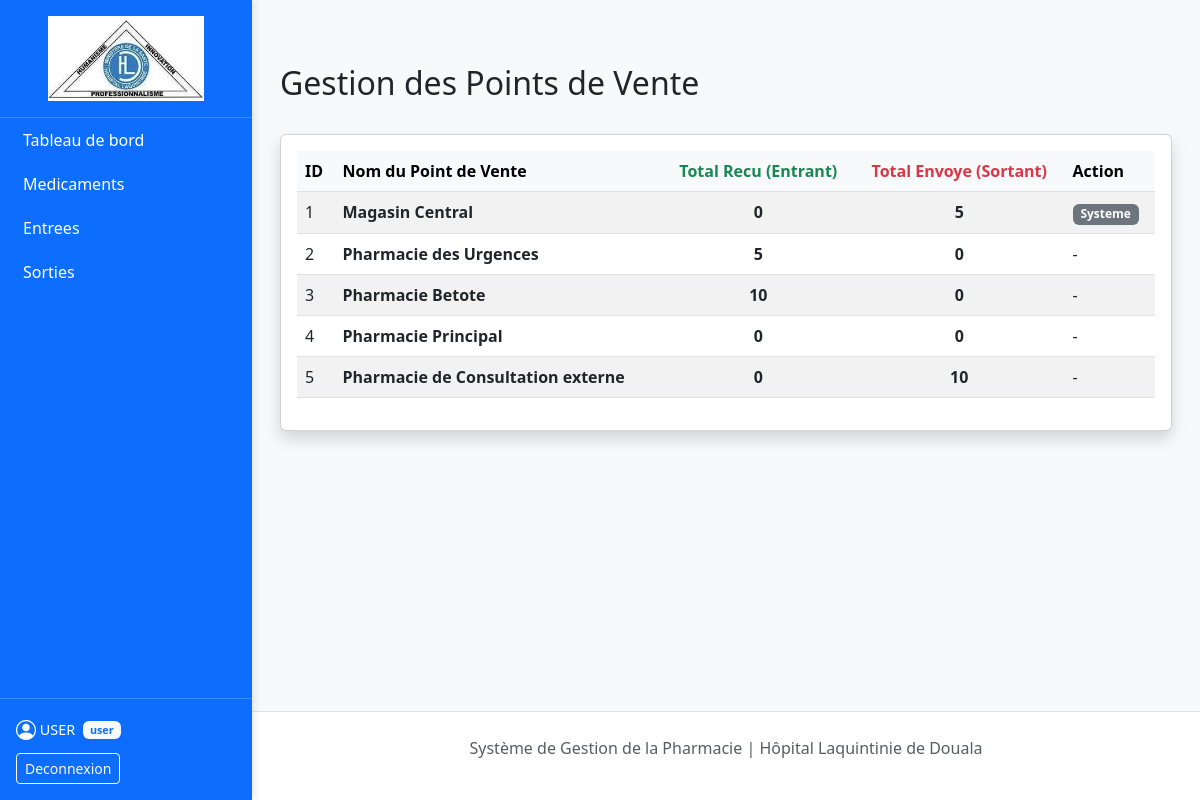
The page /pages/points_vente.php (signed in) on the database as committed earlier.
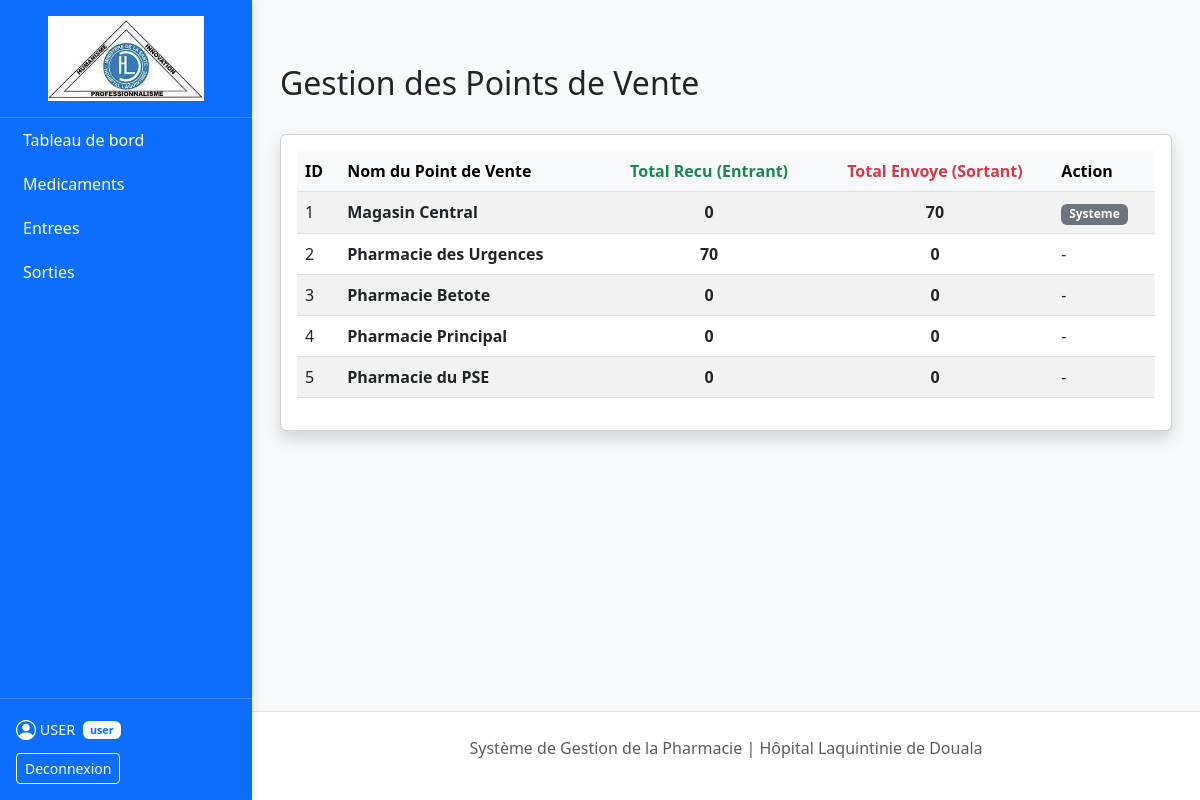
The same page on the database as committed later.
### tables this page shows
CREATE TABLE `points_vente` (
  `id_point_vente` int(11) NOT NULL,
  `nom_point_vente` varchar(100) NOT NULL
);

### pages/points_vente.php (the view, shortened to what this page needs)
<?php
require_once '../config/db.php';
$isAdmin = ($_SESSION['role'] === 'admin');
$sql = "SELECT pv.*,
        (SELECT IFNULL(SUM(quantite_sortie), 0) FROM sorties WHERE id_source = pv.id_point_vente) as total_envoye,
        (SELECT IFNULL(SUM(quantite_sortie), 0) FROM sorties WHERE id_destination = pv.id_point_vente) as total_recu
        FROM points_vente pv
        ORDER BY pv.id_point_vente ASC";
$points_vente = $pdo->query($sql)->fetchAll();
include '../includes/sidebar.php';
?>
<div class="container mt-5">
    <div class="d-flex justify-content-between align-items-center mb-4">
        <h2>Gestion des Points de Vente</h2>
    </div>
    <div class="card shadow">
        <div class="card-body">
            <table class="table table-striped table-hover">
                <thead class="table-light">
                    <tr>
                        <th>ID</th>
                        <th>Nom du Point de Vente</th>
                        <th class="text-center text-success">Total Recu (Entrant)</th>
                        <th class="text-center text-danger">Total Envoye (Sortant)</th>
                        <th>Action</th>
                    </tr>
                </thead>
                <tbody>
                    <?php foreach ($points_vente as $pv): ?>
                    <tr>
                        <td><?= $pv['id_point_vente'] ?></td>
                        <td><strong><?= htmlspecialchars($pv['nom_point_vente']) ?></strong></td>
                        <td class="text-center fw-bold"><?= $pv['total_recu'] ?></td>
                        <td class="text-center fw-bold"><?= $pv['total_envoye'] ?></td>
                        <td>
                            <?php if($isAdmin && $pv['id_point_vente'] != 1): ?>
                                <button
                                    type="button"
                                    class="btn btn-sm btn-outline-primary"
                                    data-bs-toggle="modal"
                                    data-bs-target="#modalEditPV"
                                    data-id="<?= $pv['id_point_vente'] ?>"
                                    data-nom="<?= htmlspecialchars($pv['nom_point_vente']) ?>"
                                    title="Modifier"
                                >
                                    <i class="bi bi-pencil"></i>
                                </button>
                                <form method="POST" class="d-inline" onsubmit="return confirm('Supprimer ce point de vente ?');">
                                    <input type="hidden" name="id_point_vente" value="<?= $pv['id_point_vente'] ?>">
                                    <button type="submit" name="btn_delete_pv" class="btn btn-sm btn-outline-danger" title="Supprimer">
                                        <i class="bi bi-trash"></i>
                                    </button>
                                </form>
                            <?php elseif($pv['id_point_vente'] == 1): ?>
                                <span class="badge bg-secondary">Systeme</span>
                            <?php else: ?>
                                -
                            <?php endif; ?>
                        </td>
                    </tr>
                    <?php endforeach; ?>
                </tbody>
            </table>
        </div>
    </div>
</div>
<?php include '../includes/footer.php'; ?>

Rows that differ between the two databases and show on the page:
computed for points_vente "Magasin Central": total_envoye "5" → "70"
computed for points_vente "Pharmacie des Urgences": total_recu "5" → "70"
computed for points_vente "Pharmacie Betote": total_recu "10" → "0"
changed points_vente id 5: nom_point_vente "Pharmacie de Consultation externe" → "Pharmacie du PSE"; total_envoye "10" → "0"
